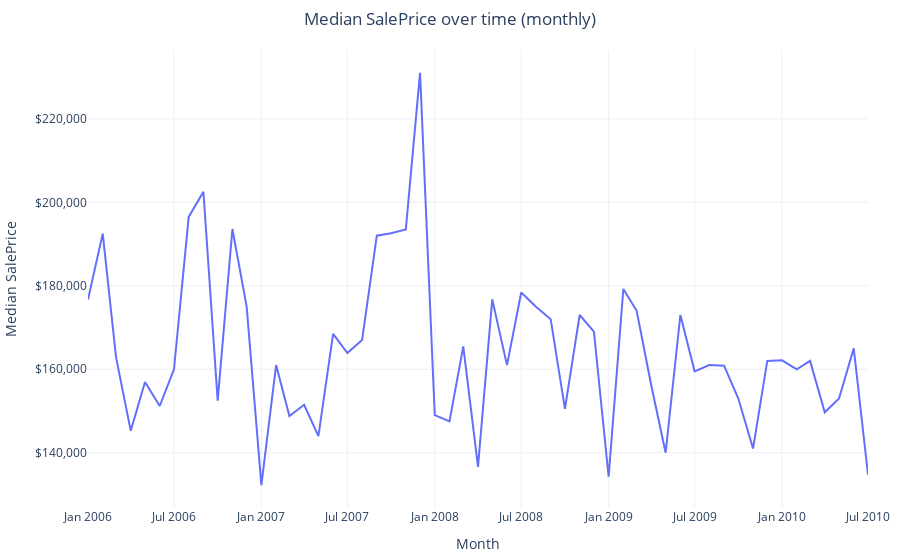

Source (notebook cell):
### Markdown cell above
## Time series

### Code cell
d = df_raw[["YrSold", "MoSold", "SalePrice"]].dropna().copy()
d["date"] = pd.to_datetime(dict(year=d["YrSold"].astype(int), month=d["MoSold"].astype(int), day=1))

ts = (
    d.groupby("date", as_index=False)["SalePrice"]
     .median()
     .sort_values("date")
)

fig = px.line(
    ts,
    x="date",
    y="SalePrice",
    template="plotly_white",
    title="Median SalePrice over time (monthly)"
)
fig.update_layout(margin=dict(l=10, r=10, t=50, b=10), title_x=0.5)
fig.update_xaxes(title_text="Month")
fig.update_yaxes(title_text="Median SalePrice", tickprefix="$", tickformat=",.0f")
fig.show()

### Figure 1 — Plotly figure (JSON) as saved in the notebook; plotly's stock layout.template omitted (floating-point values rounded to 4 significant figures)
{"data": [{"hovertemplate": "date=%{x}<br>SalePrice=%{y}<extra></extra>", "legendgroup": "", "line": {"color": "#636efa", "dash": "solid"}, "marker": {"symbol": "circle"}, "mode": "lines", "name": "", "orientation": "v", "showlegend": false, "type": "scatter", "x": ["2006-01-01T00:00:00", "2006-02-01T00:00:00", "2006-03-01T00:00:00", "2006-04-01T00:00:00", "2006-05-01T00:00:00", "2006-06-01T00:00:00", "2006-07-01T00:00:00", "2006-08-01T00:00:00", "2006-09-01T00:00:00", "2006-10-01T00:00:00", "2006-11-01T00:00:00", "2006-12-01T00:00:00", "2007-01-01T00:00:00", "2007-02-01T00:00:00", "2007-03-01T00:00:00", "2007-04-01T00:00:00", "2007-05-01T00:00:00", "2007-06-01T00:00:00", "2007-07-01T00:00:00", "2007-08-01T00:00:00", "2007-09-01T00:00:00", "2007-10-01T00:00:00", "2007-11-01T00:00:00", "2007-12-01T00:00:00", "2008-01-01T00:00:00", "2008-02-01T00:00:00", "2008-03-01T00:00:00", "2008-04-01T00:00:00", "2008-05-01T00:00:00", "2008-06-01T00:00:00", "2008-07-01T00:00:00", "2008-08-01T00:00:00", "2008-09-01T00:00:00", "2008-10-01T00:00:00", "2008-11-01T00:00:00", "2008-12-01T00:00:00", "2009-01-01T00:00:00", "2009-02-01T00:00:00", "2009-03-01T00:00:00", "2009-04-01T00:00:00", "2009-05-01T00:00:00", "2009-06-01T00:00:00", "2009-07-01T00:00:00", "2009-08-01T00:00:00", "2009-09-01T00:00:00", "2009-10-01T00:00:00", "2009-11-01T00:00:00", "2009-12-01T00:00:00", "2010-01-01T00:00:00", "2010-02-01T00:00:00", "2010-03-01T00:00:00", "2010-04-01T00:00:00", "2010-05-01T00:00:00", "2010-06-01T00:00:00", "2010-07-01T00:00:00"], "xaxis": "x", "y": [176700, 192500, 162900, 145250, 156950, 151200, 160000, 196500, 202500, 152500, 193605, 175000, 132250, 161000, 148800, 151500, 144000, 168500, 163900, 167000, 192000, 192600.0, 193500, 231000, 149000, 147500, 165500, 136625, 176750, 161000, 178400, 175000, 172000, 150500, 173000, 169000, 134250, 179250, 174000, 156000, 140000, 173000, 159500, 161000, 160850, 153000, 141000, 162000, 162150, 160000, 162000, 149700, 153000, 165000, 134750], "yaxis": "y"}], "layout": {"legend": {"tracegroupgap": 0}, "margin": {"b": 10, "l": 10, "r": 10, "t": 50}, "title": {"text": "Median SalePrice over time (monthly)", "x": 0.5}, "xaxis": {"anchor": "y", "domain": [0, 1], "title": {"text": "Month"}}, "yaxis": {"anchor": "x", "domain": [0, 1], "tickformat": ",.0f", "tickprefix": "$", "title": {"text": "Median SalePrice"}}}}
